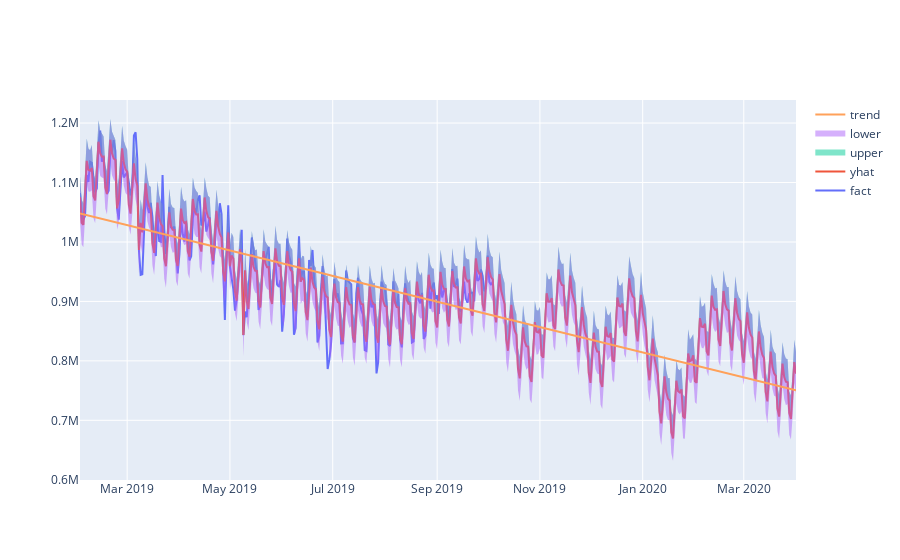

Notebook source saved alongside this figure:
### Code cell
# Рисуем график с границами прогноза на полном периоде
iplot([
    go.Scatter(x=df['ds'], y=df['y'], name='fact'),
    go.Scatter(x=final_forecast['ds'], y=final_forecast['yhat'], name='yhat'),
    go.Scatter(x=final_forecast['ds'], y=final_forecast['yhat_upper'], fill='tonexty', mode='none', name='upper'),
    go.Scatter(x=final_forecast['ds'], y=final_forecast['yhat_lower'], fill='tonexty', mode='none', name='lower'),
    go.Scatter(x=final_forecast['ds'], y=final_forecast['trend'], name='trend')
])

### Figure 1 — Plotly figure (JSON) as saved in the notebook; plotly's stock layout.template omitted (floating-point values rounded to 4 significant figures; data arrays with more than 128 entries replaced by an {"elided": "..."} marker saying what was removed)
{"data": [{"name": "fact", "type": "scatter", "x": {"elided": "246 str values"}, "y": {"elided": "246 int values"}}, {"name": "yhat", "type": "scatter", "x": {"elided": "426 str values"}, "y": {"elided": "426 float values"}}, {"fill": "tonexty", "mode": "none", "name": "upper", "type": "scatter", "x": {"elided": "426 str values"}, "y": {"elided": "426 float values"}}, {"fill": "tonexty", "mode": "none", "name": "lower", "type": "scatter", "x": {"elided": "426 str values"}, "y": {"elided": "426 float values"}}, {"name": "trend", "type": "scatter", "x": {"elided": "426 str values"}, "y": {"elided": "426 float values"}}], "layout": {}}
